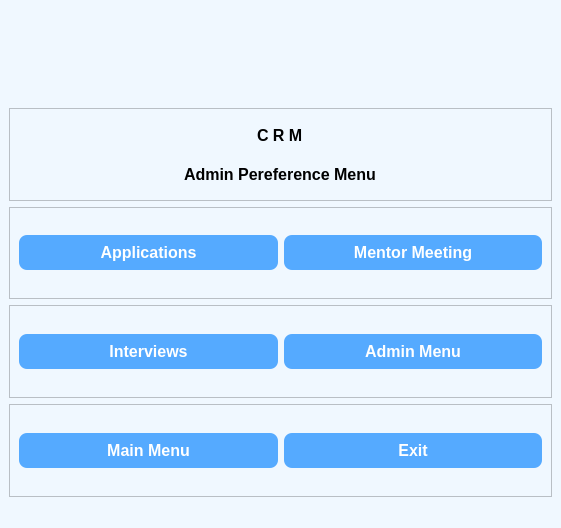
<?xml version="1.0" encoding="UTF-8"?>
<ui version="4.0">
 <class>PreferensAdmin</class>
 <widget class="QMainWindow" name="PreferensAdmin">
  <property name="geometry">
   <rect>
    <x>0</x>
    <y>0</y>
    <width>561</width>
    <height>528</height>
   </rect>
  </property>
  <property name="windowTitle">
   <string>MainWindow</string>
  </property>
  <property name="styleSheet">
   <string notr="true">QWidget {
    background-color: #f0f8ff;
}

QPushButton {
    background-color: #4CAF50;
    color: white;
    border-radius: 8px;
    padding: 5px;
}

QPushButton:hover {
    background-color: #45a049;
}

QLineEdit {
    border: 2px solid #ccc;
    border-radius: 4px;
    padding: 4px;
    background-color: #ffffff;
}
</string>
  </property>
  <widget class="QWidget" name="centralwidget">
   <layout class="QVBoxLayout" name="verticalLayout_2">
    <item>
     <widget class="QLabel" name="label">
      <property name="text">
       <string/>
      </property>
      <property name="pixmap">
       <pixmap>Icons/png/rsz_rsz_logo_vit-7-3-2.png</pixmap>
      </property>
      <property name="alignment">
       <set>Qt::AlignCenter</set>
      </property>
     </widget>
    </item>
    <item>
     <widget class="QFrame" name="frame_4">
      <property name="frameShape">
       <enum>QFrame::StyledPanel</enum>
      </property>
      <property name="frameShadow">
       <enum>QFrame::Raised</enum>
      </property>
      <layout class="QVBoxLayout" name="verticalLayout">
       <item alignment="Qt::AlignHCenter">
        <widget class="QLabel" name="label_3">
         <property name="font">
          <font>
           <pointsize>12</pointsize>
           <weight>75</weight>
           <bold>true</bold>
          </font>
         </property>
         <property name="text">
          <string>C R M</string>
         </property>
        </widget>
       </item>
       <item alignment="Qt::AlignHCenter">
        <widget class="QLabel" name="label_4">
         <property name="font">
          <font>
           <pointsize>12</pointsize>
           <weight>75</weight>
           <bold>true</bold>
          </font>
         </property>
         <property name="text">
          <string>Admin Pereference Menu</string>
         </property>
        </widget>
       </item>
      </layout>
     </widget>
    </item>
    <item>
     <widget class="QFrame" name="frame_3">
      <property name="frameShape">
       <enum>QFrame::StyledPanel</enum>
      </property>
      <property name="frameShadow">
       <enum>QFrame::Raised</enum>
      </property>
      <layout class="QHBoxLayout" name="horizontalLayout_3">
       <item>
        <widget class="QPushButton" name="pushButton">
         <property name="font">
          <font>
           <pointsize>12</pointsize>
           <weight>75</weight>
           <bold>true</bold>
          </font>
         </property>
         <property name="styleSheet">
          <string notr="true">QPushButton {
    background-color: #55aaff;
    color: white;
    border-radius: 8px;
    padding: 8px;
    font-weight: bold;
}

QPushButton:hover {
    background-color: #8263c6;
}

QPushButton:pressed {
    background-color: #594097;
}
</string>
         </property>
         <property name="text">
          <string>Applications</string>
         </property>
         <property name="icon">
          <iconset>
           <normaloff>Icons/png/IMG-20250529-WA0007.png</normaloff>Icons/png/IMG-20250529-WA0007.png</iconset>
         </property>
         <property name="iconSize">
          <size>
           <width>24</width>
           <height>24</height>
          </size>
         </property>
        </widget>
       </item>
       <item>
        <widget class="QPushButton" name="pushButton_2">
         <property name="font">
          <font>
           <pointsize>12</pointsize>
           <weight>75</weight>
           <bold>true</bold>
          </font>
         </property>
         <property name="styleSheet">
          <string notr="true">QPushButton {
    background-color: #55aaff;
    color: white;
    border-radius: 8px;
    padding: 8px;
    font-weight: bold;
}

QPushButton:hover {
    background-color: #8263c6;
}

QPushButton:pressed {
    background-color: #594097;
}
</string>
         </property>
         <property name="text">
          <string>Mentor Meeting</string>
         </property>
         <property name="icon">
          <iconset>
           <normaloff>Icons/png/IMG-20250529-WA0006.png</normaloff>Icons/png/IMG-20250529-WA0006.png</iconset>
         </property>
         <property name="iconSize">
          <size>
           <width>32</width>
           <height>24</height>
          </size>
         </property>
        </widget>
       </item>
      </layout>
     </widget>
    </item>
    <item>
     <widget class="QFrame" name="frame_2">
      <property name="frameShape">
       <enum>QFrame::StyledPanel</enum>
      </property>
      <property name="frameShadow">
       <enum>QFrame::Raised</enum>
      </property>
      <layout class="QHBoxLayout" name="horizontalLayout_2">
       <item>
        <widget class="QPushButton" name="pushButton_3">
         <property name="font">
          <font>
           <pointsize>12</pointsize>
           <weight>75</weight>
           <bold>true</bold>
          </font>
         </property>
         <property name="styleSheet">
          <string notr="true">QPushButton {
    background-color: #55aaff;
    color: white;
    border-radius: 8px;
    padding: 8px;
    font-weight: bold;
}

QPushButton:hover {
    background-color: #8263c6;
}

QPushButton:pressed {
    background-color: #594097;
}
</string>
         </property>
         <property name="text">
          <string>Interviews</string>
         </property>
         <property name="icon">
          <iconset>
           <normaloff>Icons/png/interview.png</normaloff>Icons/png/interview.png</iconset>
         </property>
         <property name="iconSize">
          <size>
           <width>24</width>
           <height>24</height>
          </size>
         </property>
        </widget>
       </item>
       <item>
        <widget class="QPushButton" name="pushButton_5">
         <property name="font">
          <font>
           <pointsize>12</pointsize>
           <weight>75</weight>
           <bold>true</bold>
          </font>
         </property>
         <property name="styleSheet">
          <string notr="true">QPushButton {
    background-color: #55aaff;
    color: white;
    border-radius: 8px;
    padding: 8px;
    font-weight: bold;
}

QPushButton:hover {
    background-color: #8263c6;
}

QPushButton:pressed {
    background-color: #594097;
}
</string>
         </property>
         <property name="text">
          <string>Admin Menu</string>
         </property>
         <property name="icon">
          <iconset>
           <normaloff>Icons/png/IMG-20250529-WA0024.png</normaloff>Icons/png/IMG-20250529-WA0024.png</iconset>
         </property>
         <property name="iconSize">
          <size>
           <width>24</width>
           <height>24</height>
          </size>
         </property>
        </widget>
       </item>
      </layout>
     </widget>
    </item>
    <item>
     <widget class="QFrame" name="frame">
      <property name="frameShape">
       <enum>QFrame::StyledPanel</enum>
      </property>
      <property name="frameShadow">
       <enum>QFrame::Raised</enum>
      </property>
      <layout class="QHBoxLayout" name="horizontalLayout">
       <item>
        <widget class="QPushButton" name="pushButton_4">
         <property name="font">
          <font>
           <pointsize>12</pointsize>
           <weight>75</weight>
           <bold>true</bold>
          </font>
         </property>
         <property name="styleSheet">
          <string notr="true">QPushButton {
    background-color: #55aaff;
    color: white;
    border-radius: 8px;
    padding: 8px;
    font-weight: bold;
}

QPushButton:hover {
    background-color: #8263c6;
}

QPushButton:pressed {
    background-color: #594097;
}
</string>
         </property>
         <property name="text">
          <string>Main Menu</string>
         </property>
         <property name="icon">
          <iconset>
           <normaloff>Icons/png/IMG-20250529-WA0015.png</normaloff>Icons/png/IMG-20250529-WA0015.png</iconset>
         </property>
         <property name="iconSize">
          <size>
           <width>24</width>
           <height>24</height>
          </size>
         </property>
        </widget>
       </item>
       <item>
        <widget class="QPushButton" name="pushButton_6">
         <property name="font">
          <font>
           <pointsize>12</pointsize>
           <weight>75</weight>
           <bold>true</bold>
          </font>
         </property>
         <property name="styleSheet">
          <string notr="true">QPushButton {
    background-color: #55aaff;
    color: white;
    border-radius: 8px;
    padding: 8px;
    font-weight: bold;
}

QPushButton:hover {
    background-color: #8263c6;
}

QPushButton:pressed {
    background-color: #594097;
}
</string>
         </property>
         <property name="text">
          <string>Exit</string>
         </property>
         <property name="icon">
          <iconset>
           <normaloff>Icons/png/exit-icon.png</normaloff>Icons/png/exit-icon.png</iconset>
         </property>
         <property name="iconSize">
          <size>
           <width>24</width>
           <height>24</height>
          </size>
         </property>
        </widget>
       </item>
      </layout>
     </widget>
    </item>
   </layout>
  </widget>
  <widget class="QStatusBar" name="statusbar"/>
 </widget>
 <resources/>
 <connections/>
</ui>
